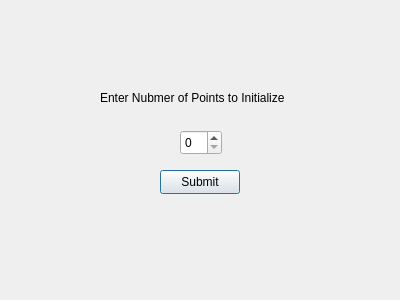
<?xml version="1.0" encoding="UTF-8"?>
<ui version="4.0">
 <class>DialogUI</class>
 <widget class="QDialog" name="DialogUI">
  <property name="geometry">
   <rect>
    <x>0</x>
    <y>0</y>
    <width>400</width>
    <height>300</height>
   </rect>
  </property>
  <property name="windowTitle">
   <string>Dialog</string>
  </property>
  <widget class="QLabel" name="textLabel">
   <property name="geometry">
    <rect>
     <x>100</x>
     <y>90</y>
     <width>201</width>
     <height>16</height>
    </rect>
   </property>
   <property name="text">
    <string>Enter Nubmer of Points to Initialize</string>
   </property>
  </widget>
  <widget class="QSpinBox" name="value_spinBox">
   <property name="geometry">
    <rect>
     <x>180</x>
     <y>130</y>
     <width>42</width>
     <height>25</height>
    </rect>
   </property>
  </widget>
  <widget class="QPushButton" name="butt_submit">
   <property name="geometry">
    <rect>
     <x>160</x>
     <y>170</y>
     <width>80</width>
     <height>24</height>
    </rect>
   </property>
   <property name="text">
    <string>Submit</string>
   </property>
  </widget>
 </widget>
 <resources/>
 <connections/>
</ui>
